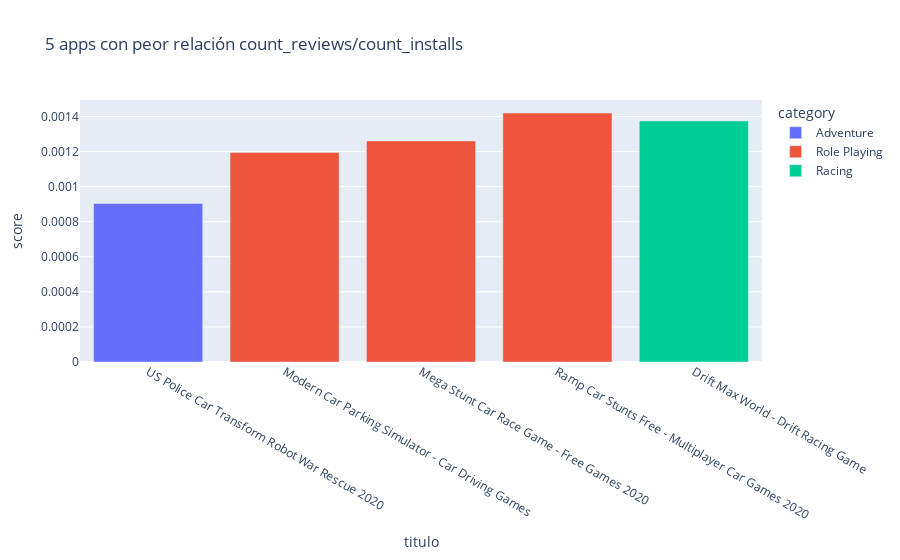

Notebook cell for this chart:
### Markdown cell above
### 2. ¿Cuáles son las 5 apps con peor relación count_reviews/count_installs (con número de instalaciones mayores a 1000)?

### Code cell
df_respuesta = df.loc[df['count_installs'] > 1000][['titulo', 'category', 'count_reviews', 'count_installs']]
df_respuesta['score'] = df_respuesta['count_reviews']/df_respuesta['count_installs']
df_respuesta = df_respuesta.sort_values(by='score', ascending=True).head(5)
print("RESPUESTA\n", df_respuesta[['titulo', 'score']])

fig = px.bar(df_respuesta, x='titulo', y='score', color='category', title='5 apps con peor relación count_reviews/count_installs')
fig.show()

### Figure 1 — Plotly figure (JSON) as saved in the notebook; plotly's stock layout.template omitted (floating-point values rounded to 4 significant figures)
{"data": [{"alignmentgroup": "True", "hovertemplate": "category=Adventure<br>titulo=%{x}<br>score=%{y}<extra></extra>", "legendgroup": "Adventure", "marker": {"color": "#636efa"}, "name": "Adventure", "offsetgroup": "Adventure", "orientation": "v", "showlegend": true, "textposition": "auto", "type": "bar", "x": ["US Police Car Transform Robot War Rescue 2020"], "xaxis": "x", "y": [0.000904], "yaxis": "y"}, {"alignmentgroup": "True", "hovertemplate": "category=Role Playing<br>titulo=%{x}<br>score=%{y}<extra></extra>", "legendgroup": "Role Playing", "marker": {"color": "#EF553B"}, "name": "Role Playing", "offsetgroup": "Role Playing", "orientation": "v", "showlegend": true, "textposition": "auto", "type": "bar", "x": ["Modern Car Parking Simulator - Car Driving Games", "Mega Stunt Car Race Game - Free Games 2020", "Ramp Car Stunts Free - Multiplayer Car Games 2020"], "xaxis": "x", "y": [0.001194, 0.00126, 0.001419], "yaxis": "y"}, {"alignmentgroup": "True", "hovertemplate": "category=Racing<br>titulo=%{x}<br>score=%{y}<extra></extra>", "legendgroup": "Racing", "marker": {"color": "#00cc96"}, "name": "Racing", "offsetgroup": "Racing", "orientation": "v", "showlegend": true, "textposition": "auto", "type": "bar", "x": ["Drift Max World - Drift Racing Game"], "xaxis": "x", "y": [0.001374], "yaxis": "y"}], "layout": {"barmode": "relative", "legend": {"title": {"text": "category"}, "tracegroupgap": 0}, "title": {"text": "5 apps con peor relación count_reviews/count_installs"}, "xaxis": {"anchor": "y", "domain": [0, 1], "title": {"text": "titulo"}}, "yaxis": {"anchor": "x", "domain": [0, 1], "title": {"text": "score"}}}}
